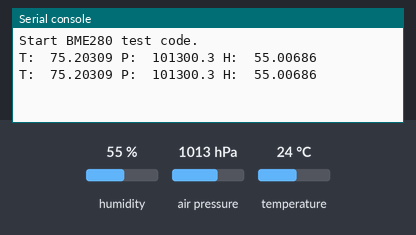
Bench run of a program on a simulated ESP32 board running MicroPython. Shown: the last lines printed to the serial console. Inputs (shaded band) come from the test bench; at power-on: humidity 55 %, air pressure 1013 hPa, temperature 24 °C. Library files of the repository ran but are not shown: bme280_float.py.

Above: at 1.2 s.
1.3 s: humidity set to 22 %
At 2.4 s:
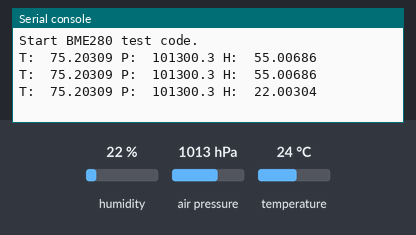
2.8 s: air pressure set to 952 hPa
At 3.8 s:
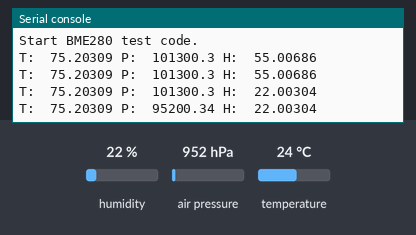
4.3 s: temperature set to 12 °C
At 5.8 s:
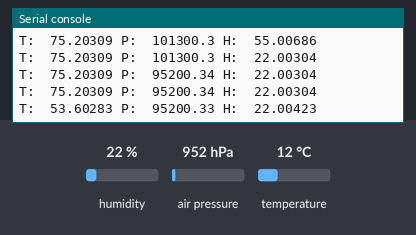
Timing chart, 0 to 7.3 s (numbered marks = the images above; inputs shaded):
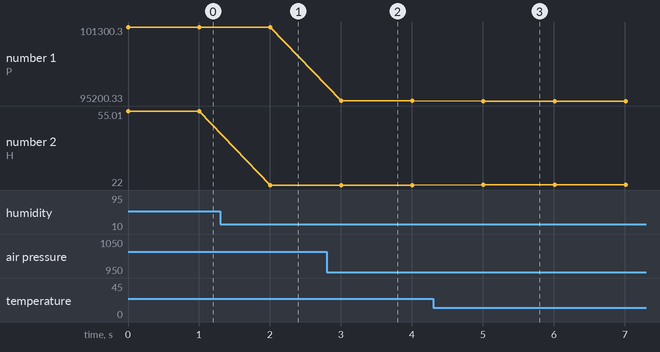

Measured:
- after the input at 1.3 s, the serial console: prints a new line after 0.71 s (image 1)
- after the input at 2.8 s, the serial console: prints a new line after 0.21 s (image 2)
- after the input at 4.3 s, the serial console: prints a new line after 0.71 s (image 3)
- plotted number 1: 101300.3 → 95200.34 after the input at 2.8 s, 95200.34 → 95200.33 after the input at 4.3 s
- plotted number 2: 55.01 → 22 after the input at 1.3 s, 22 → 22 after the input at 4.3 s

The program:

bmetest.py
```python
# (licence header left out)
from machine import Pin, I2C, SoftI2C
import sensors.bme280_float as bme280
from time import sleep

INTERVAL = 60 * 1000   # once a minute

i2c2 = SoftI2C(scl=Pin(35), sda=Pin(33))

# Pin assignments
sensor = bme280.BME280(i2c=i2c2, address=118)

def Fahrenheit(x) :
    return (x * 9/5) + 32

print("Start BME280 test code.")

while (True):
    # In all cases, read sensors, calculate PID
    temperature, pressure, humidity = sensor.read_compensated_data()
    print('T: ', Fahrenheit(temperature), 'P: ', pressure, 'H: ', humidity)
    sleep(1)
```
